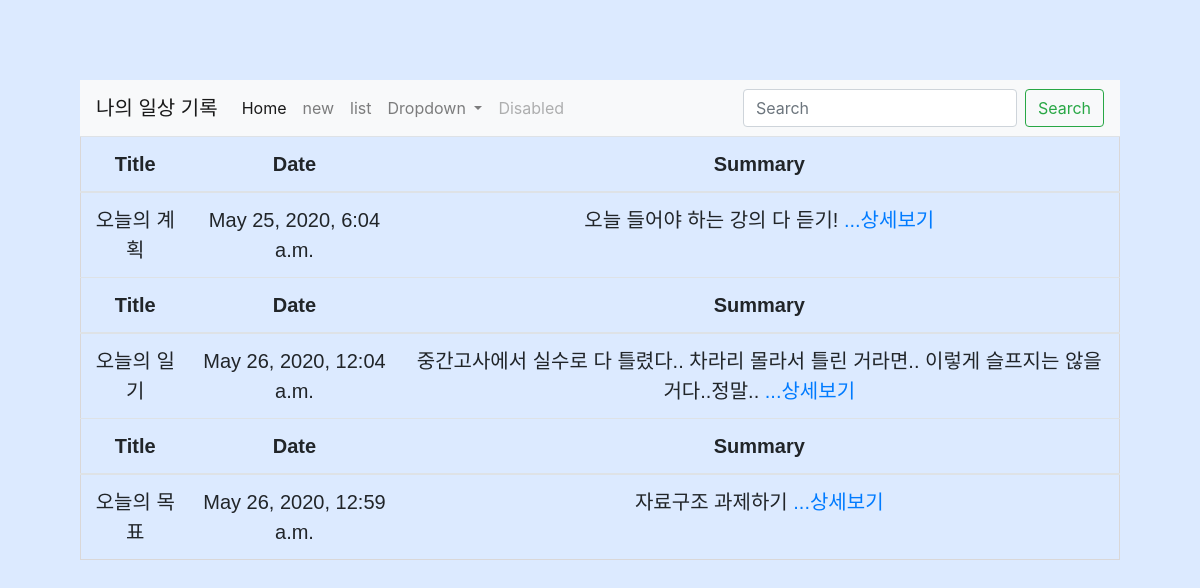
The page / on the database its author committed.
### blogapp/models.py (models this page shows, shortened)
class Blog(models.Model):
    title = models.CharField(max_length=200)
    pub_date = models.DateTimeField('data published')
    body = models.TextField()
    def summary(self):
        return self.body[:100]

### blogapp/views.py (the view)
# urls.py: 2. Add a URL to urlpatterns:  path('', views.home, name='home')
def home(request):
    blogs = Blog.objects
    return render(request, 'home.html', {'blogs':blogs})

### blogapp/templates/home.html (shortened to what this page needs)
{% extends 'base.html' %}
{% block content %}
<!doctype html>
<html>
  <head>
  </head>
  <body>
      <table class ="table" width="100%">
          {% for blog in blogs.all %}
          <thead>
              <tr>
                  <th>Title</th>
                  <th>Date</th>
                  <th>Summary</th>
              </tr>
          </thead>
          <tbody>
              <tr>
              <td>{{ blog.title }}</td>
              <td>{{ blog.pub_date }}</td>
              <td>{{ blog.summary }}
                <a href = "{% url 'detail' blog.id %}">...상세보기</a></td>
              </tr>
          {% endfor %}
          </tbody>
      </table>
  </body>
{% endblock %}

### blogapp/templates/base.html (shortened to what this page needs)
<!DOCTYPE html>
<html>
    <head>
        <link rel="stylesheet" href="https://stackpath.bootstrapcdn.com/bootstrap/4.5.0/css/bootstrap.min.css">
    </head>
    <body>
        <nav class="navbar navbar-expand-lg navbar-light bg-light">
            <a class="navbar-brand" href="#">나의 일상 기록 </a>
            <div class="collapse navbar-collapse" id="navbarSupportedContent">
              <ul class="navbar-nav mr-auto">
                <li class="nav-item active">
                  <a class="nav-link" href="{% url 'home' %}">Home <span class="sr-only">(current)</span></a>
                </li>
                <li class="nav-item">
                  <a class="nav-link" href="{% url 'new' %}">new</a>
                </li>
                <li class="nav-item">
                    <a class="nav-link" href="{% url 'list' %}">list</a>
                  </li>
                <li class="nav-item dropdown">
                  <a class="nav-link dropdown-toggle" href="#" id="navbarDropdown" role="button" data-toggle="dropdown" aria-haspopup="true" aria-expanded="false">
                    Dropdown
                  </a>
                </li>
                <li class="nav-item">
                  <a class="nav-link disabled" href="#" tabindex="-1" aria-disabled="true">Disabled</a>
                </li>
              </ul>
              <form class="form-inline my-2 my-lg-0">
                <input class="form-control mr-sm-2" type="search" placeholder="Search" aria-label="Search">
                <button class="btn btn-outline-success my-2 my-sm-0" type="submit">Search</button>
              </form>
            </div>
          </nav>
          {% block content %}
          {% endblock %}
    </body>
</html>

### blogapp/templates/home.html (style rules this page uses)
.table { font-size: 20px; font-family: Consolas, sans-serif; top:50%; left:35%; height:100px; text-align: center; border: 1px solid; border-color:rgb(218, 215, 215); }
body { background-color:rgb(220, 234, 255); padding:80px; }

### rows shown on the page
Blog: title "오늘의 계획", pub_date "May 25, 2020, 6:04 a.m.", summary "오늘 들어야 하는 강의 다 듣기!"
Blog: title "오늘의 일기", pub_date "May 26, 2020, 12:04 a.m.", summary "중간고사에서 실수로 다 틀렸다.. 차라리 몰라서 틀린 거라면.. 이렇게 슬프지는 않을거다..정말.."
Blog: title "오늘의 목표", pub_date "May 26, 2020, 12:59 a.m.", summary "자료구조 과제하기"
